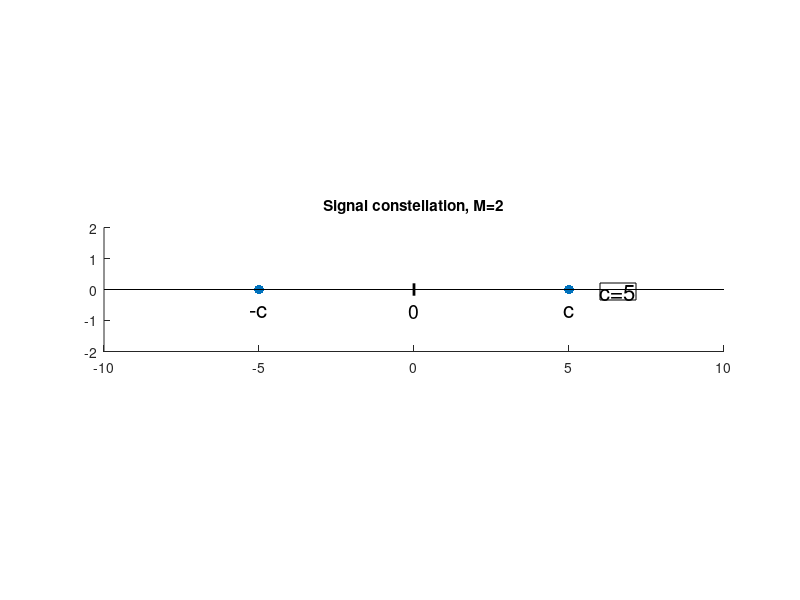
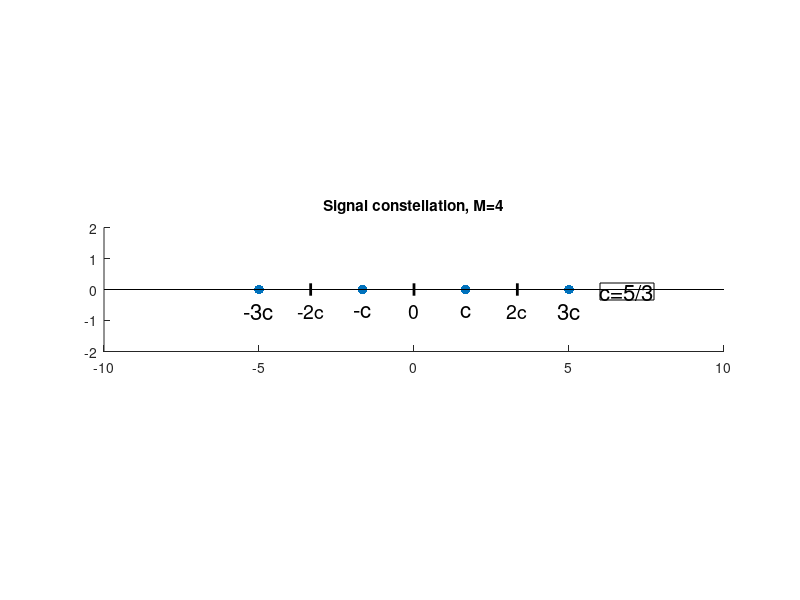

Source code (MATLAB) for these figures, in order: (Note: this script raises an error after producing the figures.)

clear all
clf
close all
clc


%================================
%======== CONST M=2 =============
%================================
c=5;
figure(1)
% Symbolerna
scatter([-c c],[0 0],50,'filled')
hold on

% Grid
plot([-10 10],[0 0],'black')
%plot([0 0],[-5 5],'black')

% Boundaries - Vill vi ha detta?
%plot([-10 0],[0 0],'r','linewidth',1.5)
%plot([0 10],[0 0],'g','linewidth',2)

% Boundarie points
plot([0 0],[-0.2 0.2],'black','linewidth',2)
title('Signal constellation, M=2')
axis equal
axis([-10 10 -2 2])
set(gcf,'color','w')

% Skriver ut c
annotation('textbox',[0.75 0.5 .1 .1],'String','c=5','FitBoxToText','on','FontSize',16);


% Text
text(-5,-0.7,'-c','FontSize',16,'HorizontalAlignment','center') 
text(5,-0.7,'c','FontSize',16,'HorizontalAlignment','center')
text(0,-0.7,'0','FontSize',14,'HorizontalAlignment','center') % Decision point


%================================
%======== CONST M=4 =============
%================================
c=5/3;
figure(2)
% Symbolerna
scatter([-3*c -c c 3*c],[0 0 0 0],50,'filled')
hold on

% Grid
plot([-10 10],[0 0],'black')
%plot([0 0],[-5 5],'black')

% Boundaries - Vill vi ha detta?
%plot([-10 0],[0 0],'r','linewidth',1.5)
%plot([0 10],[0 0],'g','linewidth',2)

% Boundarie points
plot([0 0],[-0.2 0.2],'black','linewidth',2)
plot([2*c 2*c],[-0.2 0.2],'black','linewidth',2)
plot([-2*c -2*c],[-0.2 0.2],'black','linewidth',2)
title('Signal constellation, M=4')
set(gcf,'color','w')
axis equal
axis([-10 10 -2 2])


% Skriver ut c
annotation('textbox',[0.75 0.5 .1 .1],'String','c=5/3','FitBoxToText','on','FontSize',16);


% Text
text(-5,-0.7,'-3c','FontSize',16,'HorizontalAlignment','center') 
text(-5/3,-0.7,'-c','FontSize',16,'HorizontalAlignment','center')
text(5/3,-0.7,'c','FontSize',16,'HorizontalAlignment','center')
text(5,-0.7,'3c','FontSize',16,'HorizontalAlignment','center')

% Decision point
text(-2*5/3,-0.7,'-2c','FontSize',14,'HorizontalAlignment','center')
text(0,-0.7,'0','FontSize',14,'HorizontalAlignment','center')
text(2*5/3,-0.7,'2c','FontSize',14,'HorizontalAlignment','center')


%% Plotta transmit pulse

Nsm4=51;


figure(2)
stem(rectpulse(1,Nsm4))
title('g[n] for M=4')
axis([-2 Nsm4+3 0 1.1])
xlabel('samples [n]')
ylabel('Amplitude')
set(gcf,'color','w')
hold on
plot([1 1],[0 1],'black')
plot([Nsm4 Nsm4],[0 1],'black')
plot([1 Nsm4],[1 1],'black')

%% Plotta Receiver filter shape


Nsm4=51;
g=rectpulse(1,Nsm4)';

stem(g,'b')
title('h*[-n]=g[n] for M=4')
axis([-2 Nsm4+3 0 1.1])
xlabel('samples [n]')
ylabel('Amplitude')
set(gcf,'color','w')
hold on
plot([1 1],[0 1],'black')
plot([Nsm4 Nsm4],[0 1],'black')
plot([1 Nsm4],[1 1],'black')
%% plotta receiver filter output with down sampling


